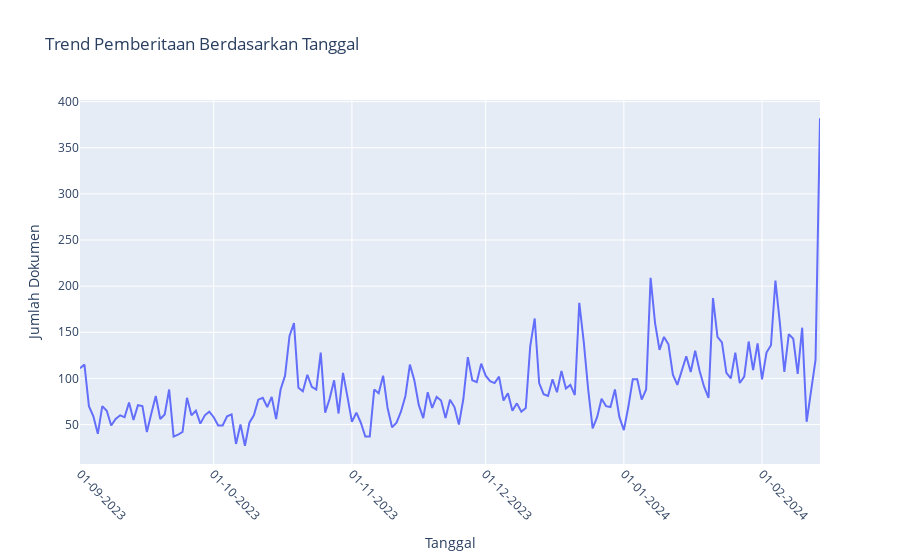

The cell this chart's notebook holds for it:
### Markdown cell above
# Trend Pemberitaan

### Code cell
import plotly.express as px

# Memuat dataset yang telah diproses
df_document_info = pd.read_csv('document_info.csv')

# Mengonversi kolom 'date' ke dalam format datetime dengan format 'DD/MM/YYYY'
df_document_info['date'] = pd.to_datetime(df_document_info['date'], format='%d/%m/%Y')

# Menghitung jumlah dokumen atau topik untuk setiap tanggal
date_counts = df_document_info['date'].value_counts().sort_index().reset_index()
date_counts.columns = ['date', 'count']  # Mengubah nama kolom untuk mempersiapkan data untuk Plotly

# Membuat plot interaktif menggunakan Plotly Express
fig = px.line(date_counts, x='date', y='count', title='Trend Pemberitaan Berdasarkan Tanggal')
fig.update_xaxes(title='Tanggal')
fig.update_yaxes(title='Jumlah Dokumen')
fig.update_layout(
    xaxis=dict(tickformat="%d-%m-%Y", tickangle=45),
    hovermode='x'  # Mode interaktif ketika mengarahkan kursor
)
# Menyimpan plot interaktif sebagai file HTML
if not os.path.exists('hasil'):
    os.makedirs('hasil')

fig.write_html('trend_pemberitaan.html')

fig.show()

### Figure 1 — Plotly figure (JSON) as saved in the notebook; plotly's stock layout.template omitted (floating-point values rounded to 4 significant figures; data arrays with more than 128 entries replaced by an {"elided": "..."} marker saying what was removed)
{"data": [{"hovertemplate": "date=%{x}<br>count=%{y}<extra></extra>", "legendgroup": "", "line": {"color": "#636efa", "dash": "solid"}, "marker": {"symbol": "circle"}, "mode": "lines", "name": "", "orientation": "v", "showlegend": false, "type": "scatter", "x": {"elided": "167 str values"}, "xaxis": "x", "y": {"elided": "167 int values"}, "yaxis": "y"}], "layout": {"hovermode": "x", "legend": {"tracegroupgap": 0}, "title": {"text": "Trend Pemberitaan Berdasarkan Tanggal"}, "xaxis": {"anchor": "y", "domain": [0, 1], "tickangle": 45, "tickformat": "%d-%m-%Y", "title": {"text": "Tanggal"}}, "yaxis": {"anchor": "x", "domain": [0, 1], "title": {"text": "Jumlah Dokumen"}}}}
